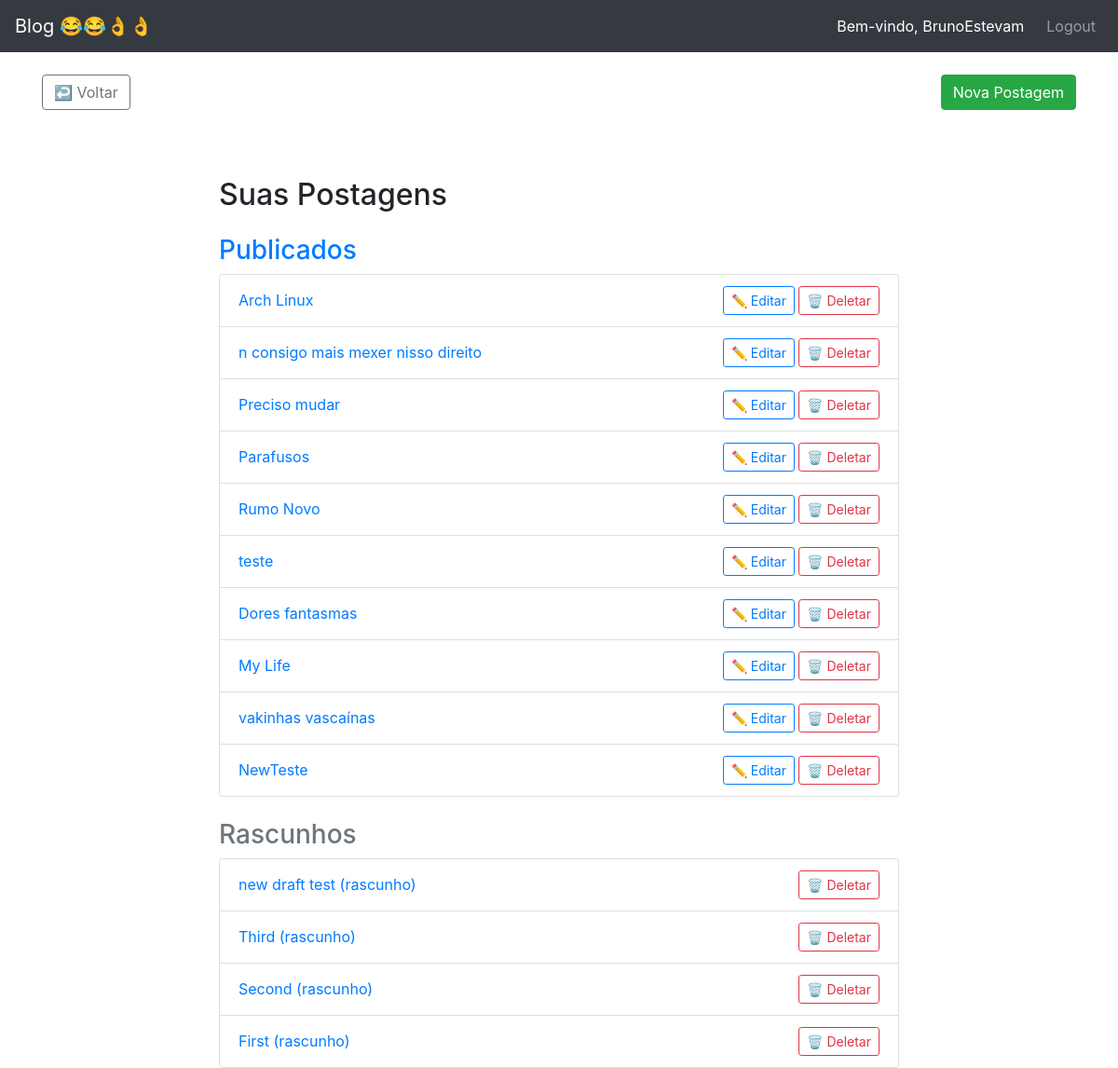
Before: /my-posts/ (signed in) with the older database file.
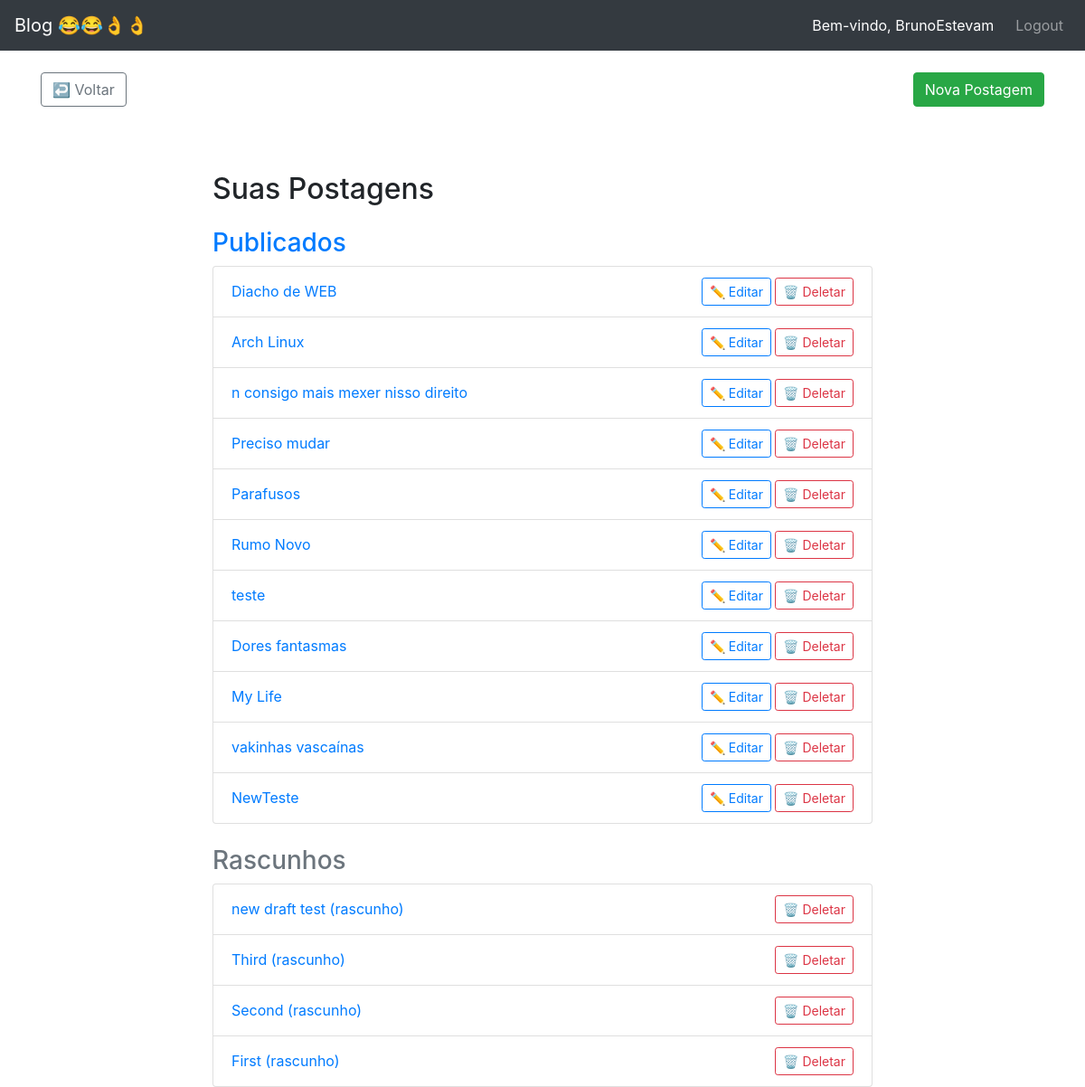
After: the same page with the newer database file.
### blog/models.py (models this page shows, shortened)
class Post(models.Model):
    class NewManager(models.Manager):
        def get_queryset(self):
            return super().get_queryset().filter(status='published')
    options = (
        ('draft', 'Draft'),
        ('published', 'Published'),
    )
    title = models.CharField(max_length=200)
    excerpt = models.TextField(null=True)
    slug = models.SlugField(max_length=255, unique=True, blank=True)
    publish = models.DateTimeField(default=timezone.now)
    author = models.ForeignKey(User, on_delete=models.CASCADE, related_name='blog_posts')
    content = models.TextField()
    status = models.CharField(max_length=10, choices=options, default='draft')
    objects = models.Manager()
    newmanager = NewManager()
    likes = models.ManyToManyField(User, related_name='post_likes', blank=True)
    dislikes = models.ManyToManyField(User, related_name='post_dislikes', blank=True)
    image = models.ImageField(upload_to='post_images/', blank=True, null=True)
    class Meta:
        ordering = ('-publish',)

### blog/views.py (the view)
# urls.py: path('my-posts/', views.user_posts, name='user_posts'),
@login_required
def user_posts(request):
    posts_published = Post.objects.filter(author=request.user, status='published')
    posts_drafts = Post.objects.filter(author=request.user, status='draft')
    return render(request, 'blog/user_posts.html', {
        'posts_published': posts_published,
        'posts_drafts': posts_drafts
    })

### blog/templates/blog/user_posts.html (shortened to what this page needs)
{% extends "base.html" %}
{% block content %}
<div class="container">
    <br>
    <div class="d-flex justify-content-between mb-3">
	    <a href="{% url 'blog:profile' request.user.username %}" class="btn btn-outline-secondary">↩️ Voltar</a>
        <a href="{% url 'blog:my_create_post' %}?next={% url 'blog:user_posts' %}" class="btn btn-success">
    Nova Postagem
</a>
       </div>
    <div class="row justify-content-md-center pt-5">
        <div class="col-md-8">
            <h2 class="mb-4">Suas Postagens</h2>
            <h3 class="text-primary">Publicados</h3>
            <ul class="list-group mb-4">
                {% for post in posts_published %}
                <li class="list-group-item d-flex justify-content-between align-items-center">
                    <a href="{% url 'blog:post_single' post.slug %}" class="fw-bold text-decoration-none">
                        {{ post.title }}
                    </a>
                    <div>
                        <a href="{% url 'blog:edit_post' post.slug %}" class="btn btn-sm btn-outline-primary">✏️ Editar</a>
			<a href="{% url 'blog:post_delete' post.pk %}?next={% url 'blog:user_posts' %}" class="btn btn-sm btn-outline-danger" onclick="return confirm('Tem certeza que deseja deletar esta postagem?');">🗑️ Deletar</a>
                    </div>
                </li>
                {% empty %}
                <li class="list-group-item">Você ainda não publicou nenhum post.</li>
                {% endfor %}
            </ul>
            <h3 class="text-secondary">Rascunhos</h3>
            <ul class="list-group">
                {% for post in posts_drafts %}
                <li class="list-group-item d-flex justify-content-between align-items-center text-muted">
                    <a href="{% url 'blog:edit_post' post.slug %}" class="fw-bold text-decoration-none">
                        {{ post.title }} (rascunho)
                    </a>
                    <a href="{% url 'blog:post_delete' post.pk %}" class="btn btn-sm btn-outline-danger">🗑️ Deletar</a>
                </li>
                {% empty %}
                <li class="list-group-item">Você não tem rascunhos.</li>
                {% endfor %}
            </ul>
        </div>
    </div>
</div>
{% endblock %}

Changed rows visible on the page:
added Post: title "Diacho de WEB", shown under "Publicados"
